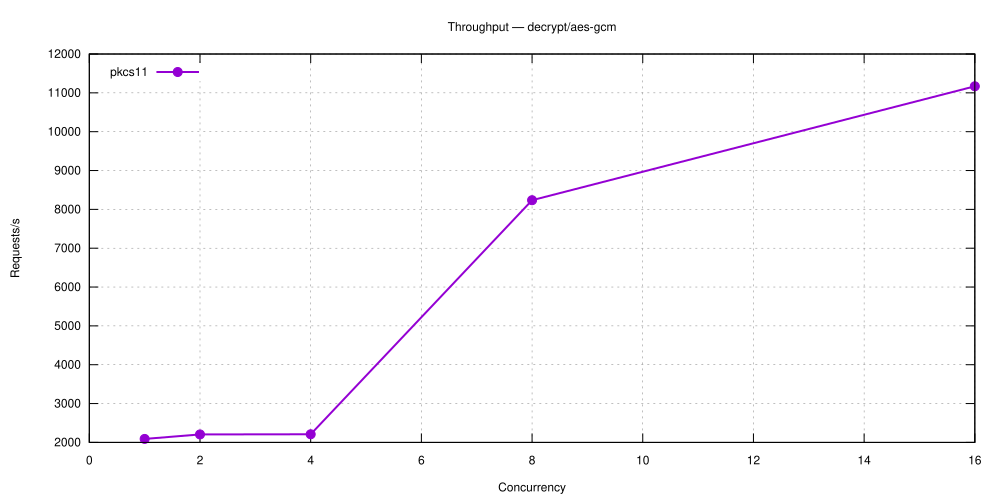

gnuplot code for this plot:
set terminal svg size 1000,500 enhanced font 'Helvetica,12'
set output 'decrypt_aes-gcm.svg'
set title 'Throughput — decrypt/aes-gcm'
set grid
set xlabel 'Concurrency'
set ylabel 'Requests/s'
set key top left
plot 'decrypt_aes-gcm-5.28.0-pkcs11.dat' using 1:2 with linespoints lw 2 pt 7 title 'pkcs11'
